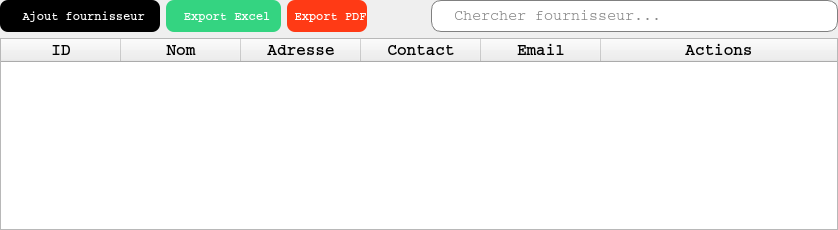
            <widget class="QWidget" name="tab_fournisseurs">
             <attribute name="title">
              <string>Fournisseurs</string>
             </attribute>
             <layout class="QGridLayout" name="gridLayout_4">
              <property name="leftMargin">
               <number>0</number>
              </property>
              <property name="topMargin">
               <number>0</number>
              </property>
              <property name="rightMargin">
               <number>0</number>
              </property>
              <property name="bottomMargin">
               <number>0</number>
              </property>
              <item row="0" column="0">
               <layout class="QHBoxLayout" name="horizontalLayout_9">
                <item>
                 <widget class="QPushButton" name="btn_ajout_fournisseur">
                  <property name="minimumSize">
                   <size>
                    <width>160</width>
                    <height>32</height>
                   </size>
                  </property>
                  <property name="maximumSize">
                   <size>
                    <width>160</width>
                    <height>32</height>
                   </size>
                  </property>
                  <property name="font">
                   <font>
                    <family>Courier</family>
                    <pointsize>-1</pointsize>
                    <bold>true</bold>
                   </font>
                  </property>
                  <property name="cursor">
                   <cursorShape>PointingHandCursor</cursorShape>
                  </property>
                  <property name="styleSheet">
                   <string notr="true">QPushButton{
	background-color: rgb(0, 0, 0);
	color: white;
	border: none;
	border-radius: 8px;
	font-weight: bold;
	font-size: 12px
}</string>
                  </property>
                  <property name="text">
                   <string> Ajout fournisseur</string>
                  </property>
                  <property name="icon">
                   <iconset resource="../ressources.qrc">
                    <normaloff>:/icones/add.png</normaloff>:/icones/add.png</iconset>
                  </property>
                 </widget>
                </item>
                <item>
                 <widget class="QPushButton" name="btn_export_fournisseurs_excel">
                  <property name="minimumSize">
                   <size>
                    <width>115</width>
                    <height>32</height>
                   </size>
                  </property>
                  <property name="maximumSize">
                   <size>
                    <width>115</width>
                    <height>32</height>
                   </size>
                  </property>
                  <property name="font">
                   <font>
                    <family>Courier</family>
                    <pointsize>-1</pointsize>
                    <bold>true</bold>
                   </font>
                  </property>
                  <property name="cursor">
                   <cursorShape>PointingHandCursor</cursorShape>
                  </property>
                  <property name="styleSheet">
                   <string notr="true">QPushButton{
	background-color: #34D481;
	color: white;
	border: none;
	border-radius: 8px;
	font-weight: bold;
	font-size: 12px
}</string>
                  </property>
                  <property name="text">
                   <string> Export Excel</string>
                  </property>
                  <property name="icon">
                   <iconset resource="../ressources.qrc">
                    <normaloff>:/icones/excel.png</normaloff>:/icones/excel.png</iconset>
                  </property>
                 </widget>
                </item>
                <item>
                 <widget class="QPushButton" name="btn_export_fournisseurs_pdf">
                  <property name="minimumSize">
                   <size>
                    <width>0</width>
                    <height>32</height>
                   </size>
                  </property>
                  <property name="maximumSize">
                   <size>
                    <width>125</width>
                    <height>32</height>
                   </size>
                  </property>
                  <property name="font">
                   <font>
                    <family>Courier</family>
                    <pointsize>-1</pointsize>
                    <bold>true</bold>
                   </font>
                  </property>
                  <property name="cursor">
                   <cursorShape>PointingHandCursor</cursorShape>
                  </property>
                  <property name="styleSheet">
                   <string notr="true">QPushButton{
	background-color: rgb(255, 58, 21);
	color: white;
	border: none;
	border-radius: 8px;
	font-weight: bold;
	font-size: 12px
}</string>
                  </property>
                  <property name="text">
                   <string> Export PDF</string>
                  </property>
                  <property name="icon">
                   <iconset resource="../ressources.qrc">
                    <normaloff>:/icones/pdf.png</normaloff>:/icones/pdf.png</iconset>
                  </property>
                 </widget>
                </item>
                <item>
                 <spacer name="horizontalSpacer_7">
                  <property name="orientation">
                   <enum>Qt::Orientation::Horizontal</enum>
                  </property>
                  <property name="sizeHint" stdset="0">
                   <size>
                    <width>58</width>
                    <height>20</height>
                   </size>
                  </property>
                 </spacer>
                </item>
                <item>
                 <widget class="QLineEdit" name="cherche_fournisseur">
                  <property name="minimumSize">
                   <size>
                    <width>407</width>
                    <height>32</height>
                   </size>
                  </property>
                  <property name="maximumSize">
                   <size>
                    <width>407</width>
                    <height>31</height>
                   </size>
                  </property>
                  <property name="font">
                   <font>
                    <family>Courier</family>
                    <pointsize>11</pointsize>
                   </font>
                  </property>
                  <property name="styleSheet">
                   <string notr="true">QLineEdit{
	padding-left: 20px;
	border: 1px solid gray;
	border-radius:10px
}</string>
                  </property>
                  <property name="placeholderText">
                   <string>Chercher fournisseur...</string>
                  </property>
                  <property name="clearButtonEnabled">
                   <bool>true</bool>
                  </property>
                 </widget>
                </item>
               </layout>
              </item>
              <item row="1" column="0">
               <widget class="QTableWidget" name="table_infos_fournisseurs">
                <property name="font">
                 <font>
                  <family>Courier</family>
                  <pointsize>12</pointsize>
                 </font>
                </property>
                <property name="styleSheet">
                 <string notr="true">QHeaderView::section{
	font-weight: bold;
	/*background-color: black;*/
	/*color: white;*/
}

QTablewidget{
	alternate-background-color: #B0EDFB;
	background-color: #F4F9FA;
}</string>
                </property>
                <property name="editTriggers">
                 <set>QAbstractItemView::EditTrigger::NoEditTriggers</set>
                </property>
                <property name="alternatingRowColors">
                 <bool>true</bool>
                </property>
                <property name="textElideMode">
                 <enum>Qt::TextElideMode::ElideNone</enum>
                </property>
                <property name="verticalScrollMode">
                 <enum>QAbstractItemView::ScrollMode::ScrollPerItem</enum>
                </property>
                <property name="horizontalScrollMode">
                 <enum>QAbstractItemView::ScrollMode::ScrollPerItem</enum>
                </property>
                <property name="sortingEnabled">
                 <bool>true</bool>
                </property>
                <attribute name="horizontalHeaderMinimumSectionSize">
                 <number>20</number>
                </attribute>
                <attribute name="horizontalHeaderDefaultSectionSize">
                 <number>120</number>
                </attribute>
                <attribute name="horizontalHeaderStretchLastSection">
                 <bool>true</bool>
                </attribute>
                <attribute name="verticalHeaderVisible">
                 <bool>false</bool>
                </attribute>
                <attribute name="verticalHeaderCascadingSectionResizes">
                 <bool>false</bool>
                </attribute>
                <attribute name="verticalHeaderMinimumSectionSize">
                 <number>21</number>
                </attribute>
                <attribute name="verticalHeaderDefaultSectionSize">
                 <number>30</number>
                </attribute>
                <attribute name="verticalHeaderHighlightSections">
                 <bool>false</bool>
                </attribute>
                <attribute name="verticalHeaderShowSortIndicator" stdset="0">
                 <bool>false</bool>
                </attribute>
                <attribute name="verticalHeaderStretchLastSection">
                 <bool>false</bool>
                </attribute>
                <column>
                 <property name="text">
                  <string>ID</string>
                 </property>
                </column>
                <column>
                 <property name="text">
                  <string>Nom</string>
                 </property>
                </column>
                <column>
                 <property name="text">
                  <string>Adresse</string>
                 </property>
                </column>
                <column>
                 <property name="text">
                  <string>Contact</string>
                 </property>
                </column>
                <column>
                 <property name="text">
                  <string>Email</string>
                 </property>
                </column>
                <column>
                 <property name="text">
                  <string>Actions</string>
                 </property>
                </column>
               </widget>
              </item>
             </layout>
            </widget>
